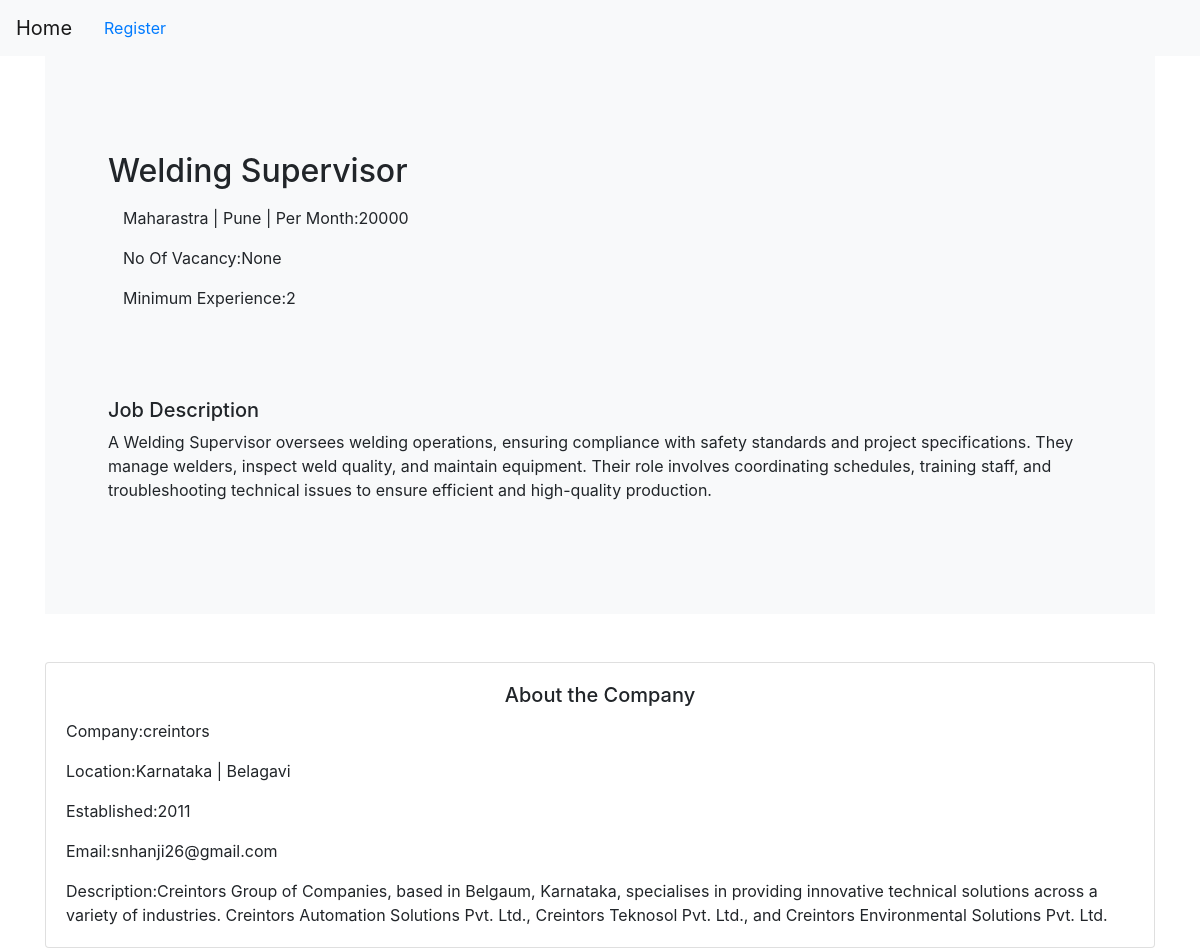
Page /job-details/2 on the earlier database version.
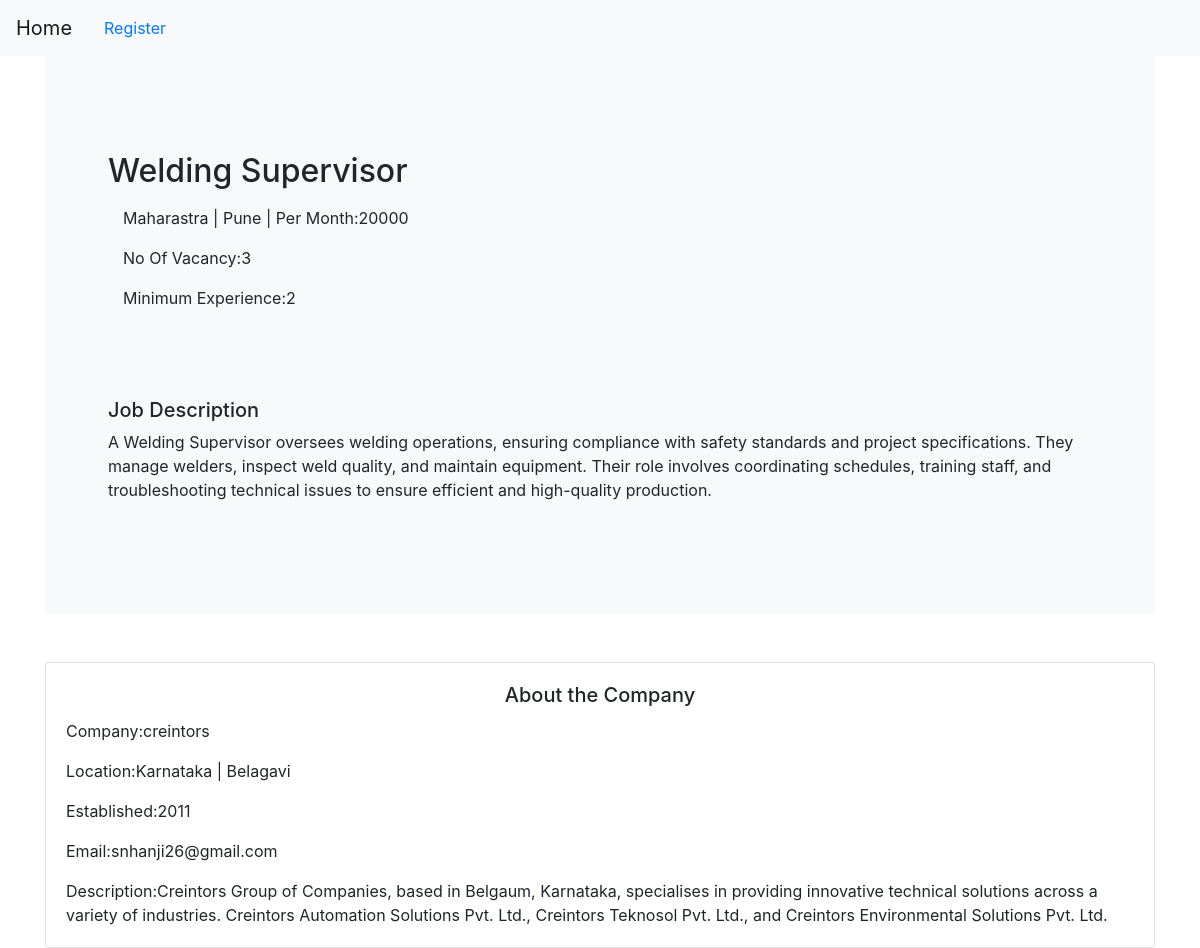
Same page on the later database version.
### job/models.py (models this page shows, shortened)
class Job(models.Model):
    user=models.ForeignKey(User,on_delete=models.CASCADE)
    company=models.ForeignKey(Company,on_delete=models.CASCADE)
    title=models.CharField(max_length=100)
    state=models.ForeignKey(State,on_delete=models.CASCADE,blank=True,null=True)
    city=models.ForeignKey(City,on_delete=models.CASCADE,blank=True,null=True)
    salary=models.PositiveIntegerField()
    vacancy=models.PositiveIntegerField()
    exp_requried=models.PositiveIntegerField(null=True)
    description=models.TextField(default='Default description')
    is_available=models.BooleanField(default=True)
    timestamp=models.DateTimeField()

### company/models.py (models this page shows)
class State(models.Model):
    name = models.CharField(max_length=100)
    def __str__(self):
        return self.name if self.name else "Unnamed State"

class City(models.Model):
    name = models.CharField(max_length=100)
    state = models.ForeignKey(State, on_delete=models.CASCADE)
    def __str__(self):
        return self.name if self.name else "Unnamed State"

class Company(models.Model):
    user=models.OneToOneField(settings.AUTH_USER_MODEL,on_delete=models.CASCADE)
    name=models.CharField(max_length=100,null=True,blank=True)
    est_date=models.PositiveIntegerField(null=True,blank=True)
    state=models.ForeignKey(State,on_delete=models.CASCADE,null=True,blank=True)
    city=models.ForeignKey(City,on_delete=models.CASCADE,null=True,blank=True)
    gst_number = models.CharField(max_length=15, unique=True,blank=True,null=True)
    desc=models.TextField(default='Default description')
    def __str__(self) :
        return self.name if self.name else "Unnamed Company"

### users/models.py (models this page shows)
class User(AbstractUser):
    email = models.EmailField(unique=True)
    is_recruiter = models.BooleanField(default=False)
    is_applicant = models.BooleanField(default=False)
    has_resume = models.BooleanField(default=False)
    has_company = models.BooleanField(default=False)

### website/views.py (the view)
# urls.py: path('job-details/<int:pk>',views.job_details,name='job-details')
def job_details(request,pk):
    has_applied=False
    if request.user.is_authenticated:
        if Applyjobs.objects.filter(user=request.user,job=pk).exists():
            has_applied=True
        else:
            has_applied=False
    job=Job.objects.get(pk=pk)
    context = {'job':job,'has_applied':has_applied}
    return render(request,'website/job_details.html',context)

### templates/website/job_details.html (shortened to what this page needs)
{% extends "base.html" %}
{% load static %}
{% block body %}
<section class="p-5 mb-4 bg-light rounded-3">
    <div class="container-fluid py-5">
        <h2 class="display-5 fw-bold">{{job.title}}</h2>
        <p class="col-md-8 fs-5 mt-3">
            {{job.state}} | {{job.city}}  | Per Month:{{job.salary}}
        </p>
        <p class="col-md-8 fs-5 mt-3">
            No Of Vacancy:{{job.vacancy}}
        </p>
        <p class="col-md-8 fs-5 mt-3">
            Minimum Experience:{{job.exp_requried}}
        </p>
        <br><br><br>
        <section>
            <h5>Job Description</h5>
            <p>
                {{job.description}}
            </p>
        </section>
    </div>
</section>
<br>
<div class="row g-4">
    <div class="col-12">
        <div class="card h-100">
            <div class="card-body">
                <h5 class="card-title text-center">About the Company</h5>
                <p class="card-text">Company:{{job.company}}</p>
                <p class="card-text">Location:{{job.company.state}} | {{job.company.city}}</p>
                <p class="card-text">Established:{{job.company.est_date}}</p>
                <p class="card-text">Email:{{job.company.user}}</p>
                <p class="card-text">Description:{{job.company.desc}}</p>
            </div>
        </div>
    </div>
</div>
{% endblock body%}

Differences in the rows shown:
changed Job "Welding Supervisor": vacancy "None" → "3"
